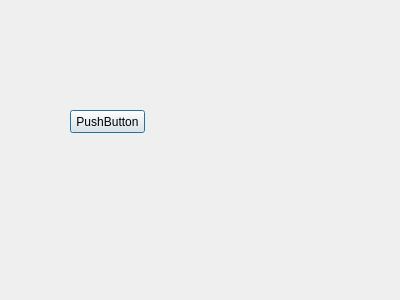
<?xml version="1.0" encoding="UTF-8"?>
<ui version="4.0">
 <class>Prognoza</class>
 <widget class="QDialog" name="Prognoza">
  <property name="geometry">
   <rect>
    <x>0</x>
    <y>0</y>
    <width>400</width>
    <height>300</height>
   </rect>
  </property>
  <property name="windowTitle">
   <string>Prognoza</string>
  </property>
  <widget class="QPushButton" name="pushButton">
   <property name="geometry">
    <rect>
     <x>70</x>
     <y>110</y>
     <width>75</width>
     <height>23</height>
    </rect>
   </property>
   <property name="text">
    <string>PushButton</string>
   </property>
  </widget>
 </widget>
 <resources/>
 <connections/>
</ui>
